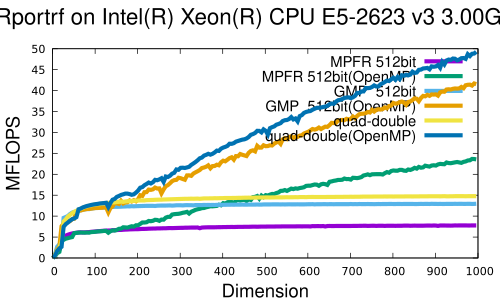

gnuplot code for this plot:
set xlabel font "Helvetica,20"
set ylabel font "Helvetica,20"
set key font "Helvetica,16"
set title font "Helvetica,24"
set title "Rportrf on Intel(R) Xeon(R) CPU E5-2623 v3 @ 3.00GHz "
set xlabel "Dimension"
set ylabel "MFLOPS"
#set terminal postscript eps color enhanced
set terminal pdf

plot \
"log.Rpotrf.mpfr"            using 1:2 title 'MPFR 512bit'            with lines linewidth 6, \
"log.Rpotrf.mpfr_opt"        using 1:2 title 'MPFR 512bit(OpenMP)'    with lines linewidth 6, \
"log.Rpotrf.gmp"             using 1:2 title 'GMP  512bit'            with lines linewidth 6, \
"log.Rpotrf.gmp_opt"         using 1:2 title 'GMP  512bit(OpenMP)'    with lines linewidth 6, \
"log.Rpotrf.qd"              using 1:2 title 'quad-double'            with lines linewidth 6, \
"log.Rpotrf.qd_opt"	    using 1:2 title 'quad-double(OpenMP)'    with lines linewidth 6
